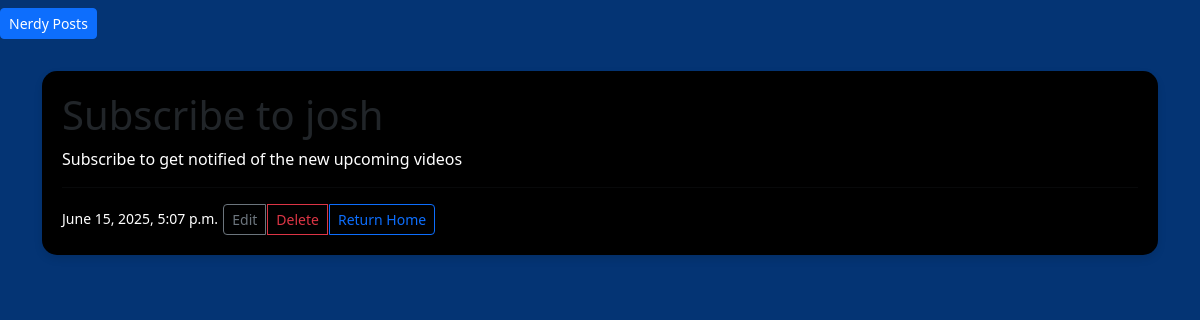
/post/1, run on the app's committed database.
### blog/models.py (models this page shows, shortened)
class Post(models.Model):
    title = models.CharField(max_length=250)
    content = models.TextField()
    created_at = models.DateTimeField(auto_now_add=True)

### blog/views.py (the view)
# urls.py: path("post/<int:pk>", views.post_detail, name="post-detail"),
def post_detail(request, pk):
    post = get_object_or_404(Post, pk=pk)
    return render(request, "blog/post_detail.html", {"post": post})

### blog/templates/blog/post_detail.html
{% extends "blog/base.html" %}
{% block content %}
<div class="content-section">
    <h1>{{ post.title }}</h1>
    <p class="text-white">{{ post.content }}</p>
    <hr>
    <small class="text-white">{{ post.created_at }}</small>
    <div class="btn-group">
        <a href="{% url 'post-update' post.pk %}" class="btn btn-sm btn-outline-secondary" style="margin-left: 1px;">Edit</a>
        <a href="{% url 'post-delete' post.pk %}" class="btn btn-sm btn-outline-danger" style="margin-left: 1px;">Delete</a>
        <a href="{% url 'home' %}" class="btn btn-sm btn-outline-primary" style="margin-left: 1px;">Return Home</a>
    </div>
</div>
{% endblock %}

### blog/templates/blog/base.html (style rules this page uses)
body { background-color: #043474; }
.content-section { background: rgb(0, 0, 0); padding: 20px; border-radius: 15px; box-shadow: 0 4px 8px rgba(0, 0, 0, 0.1); margin-bottom: 20px; }

### data on the page
Post: title "Subscribe to josh", content "Subscribe to get notified of the new upcoming videos", created_at "June 15, 2025, 5:07 p.m."
